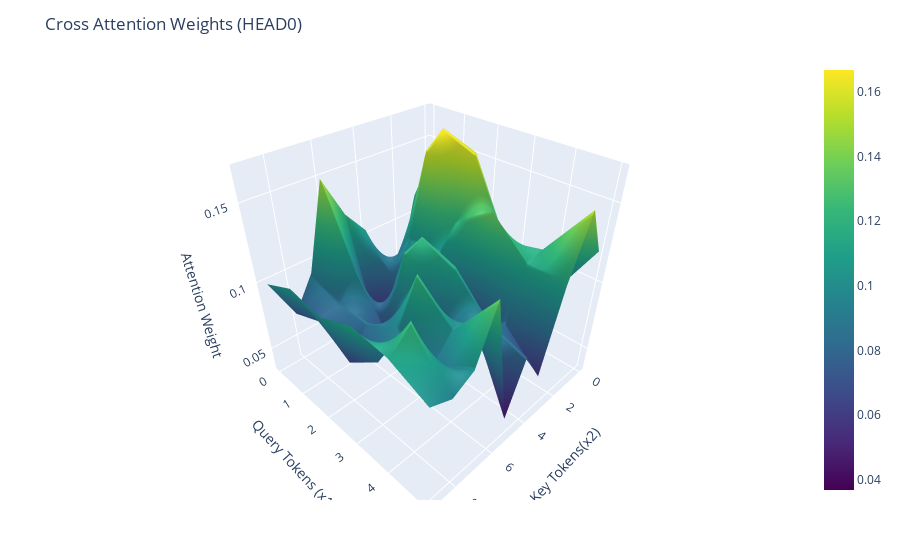

The code cell stored with this chart in its notebook:
### Code cell
import plotly.graph_objects as go 

B = 1
S1 = 6
S2 = 10
x1 = torch.randn(B, S1, 64)
x2 = torch.randn(B, S2, 64)

model = CrossMHSA(head_dim= 16, D_model=64)
output, scores = model(x1, x2)

head = 0
attn_scores = scores[0, head].detach().cpu().numpy()

fig = go.Figure(data=[go.Surface(z = attn_scores, colorscale='Viridis')])
fig.update_layout(
    title = f'Cross Attention Weights (HEAD{head})',
    scene = dict(
        xaxis_title = 'Key Tokens(x2)',
        yaxis_title = 'Query Tokens (x1)',
        zaxis_title = 'Attention Weight'
    ),
    autosize = True,
    margin = dict(l = 60, r = 60, b = 60, t = 60),
)

fig.show()

### Figure 1 — Plotly figure (JSON) as saved in the notebook; plotly's stock layout.template omitted (floating-point values rounded to 4 significant figures)
{"data": [{"colorscale": [[0, "#440154"], [0.1111, "#482878"], [0.2222, "#3e4989"], [0.3333, "#31688e"], [0.4444, "#26828e"], [0.5556, "#1f9e89"], [0.6667, "#35b779"], [0.7778, "#6ece58"], [0.8889, "#b5de2b"], [1, "#fde725"]], "type": "surface", "z": [[0.1229, 0.1141, 0.06425, 0.06261, 0.1048, 0.1215, 0.1493, 0.09245, 0.06926, 0.0989], [0.08742, 0.1668, 0.1567, 0.1042, 0.07705, 0.03683, 0.1006, 0.08304, 0.0782, 0.1091], [0.06063, 0.159, 0.1201, 0.1046, 0.1217, 0.1171, 0.06423, 0.08437, 0.06353, 0.1048], [0.1, 0.1111, 0.1366, 0.05335, 0.1136, 0.0713, 0.123, 0.09487, 0.08149, 0.1147], [0.07637, 0.1169, 0.1141, 0.07986, 0.08855, 0.0996, 0.1021, 0.08618, 0.1247, 0.1116], [0.1208, 0.1513, 0.1125, 0.05681, 0.08108, 0.04512, 0.1351, 0.1021, 0.09459, 0.1006]]}], "layout": {"autosize": true, "margin": {"b": 60, "l": 60, "r": 60, "t": 60}, "scene": {"xaxis": {"title": {"text": "Key Tokens(x2)"}}, "yaxis": {"title": {"text": "Query Tokens (x1)"}}, "zaxis": {"title": {"text": "Attention Weight"}}}, "title": {"text": "Cross Attention Weights (HEAD0)"}}}
